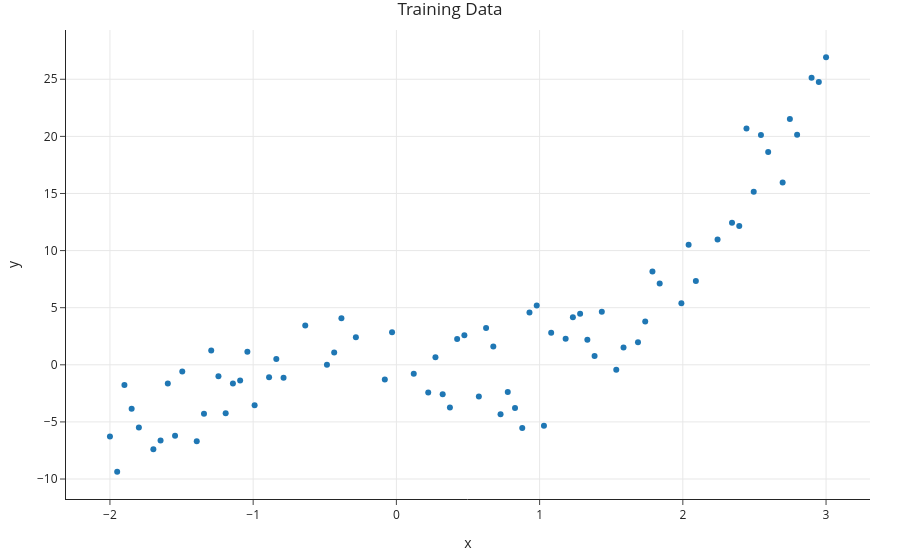

The notebook cell this image was saved under:
### Code cell
px.scatter(x=X_train['x'], y=y_train, title='Training Data')
